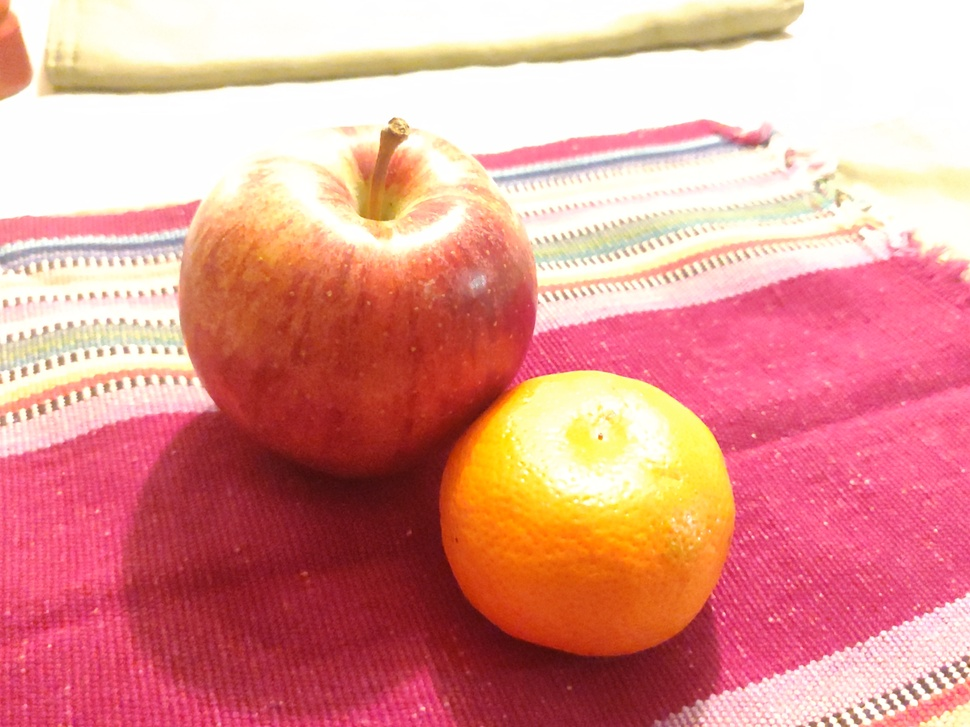
#> input picture hw2/input/overexposed.jpg, 970 x 727 px, shrunk from 4000 x 3000 before the run
$ python Q4.py
#> lines starting #> are read from the running program, lines starting #| are printed output that depends on the picture
import cv2
from matplotlib import pyplot as plt
import numpy as np

img1 = cv2.imread("input/overexposed.jpg")
#> img1 is the input picture: shape (727, 970, 3); mean B, G, R 142.3, 148.8, 223.9
gray1 = cv2.cvtColor(img1, cv2.COLOR_BGR2GRAY)
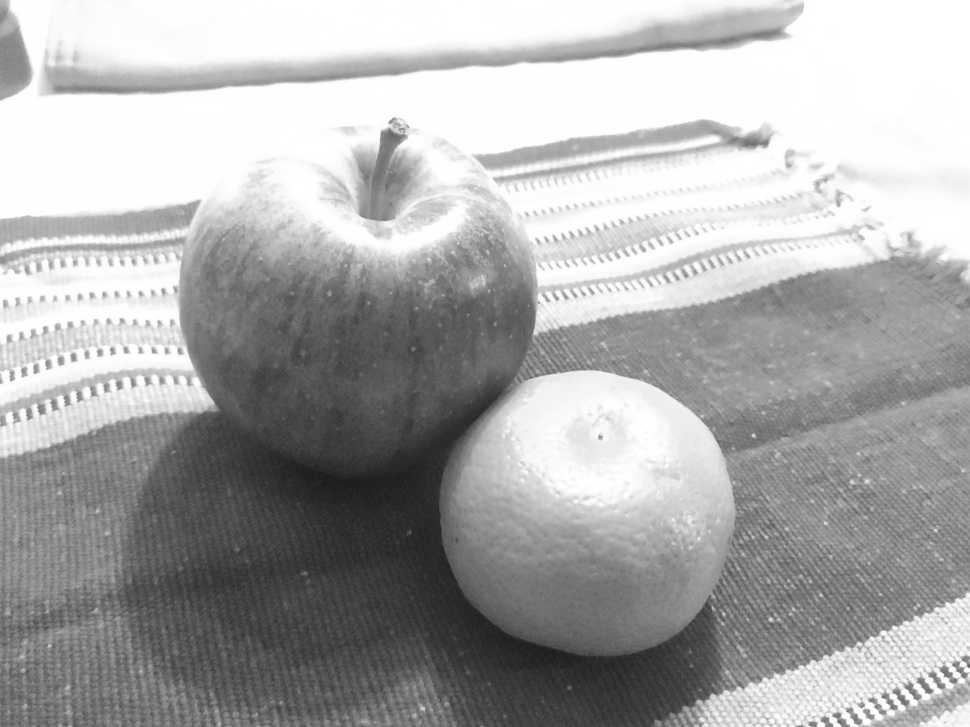
#> gray1: shape (727, 970); min 26, max 255, mean 170.5

img2 = cv2.imread("input/underexposed.jpg")
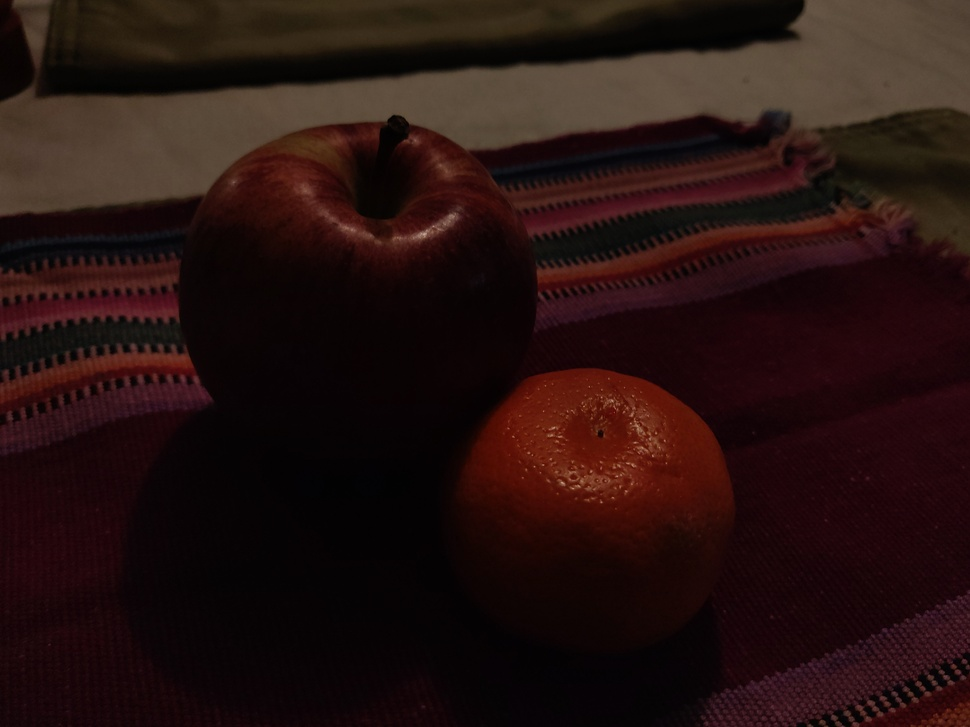
#> input picture hw2/input/underexposed.jpg, 970 x 727 px, shrunk from 4000 x 3000 before the run
#> img2 is the input picture: shape (727, 970, 3); mean B, G, R 16.1, 18.3, 37.9
gray2 = cv2.cvtColor(img2, cv2.COLOR_BGR2GRAY)
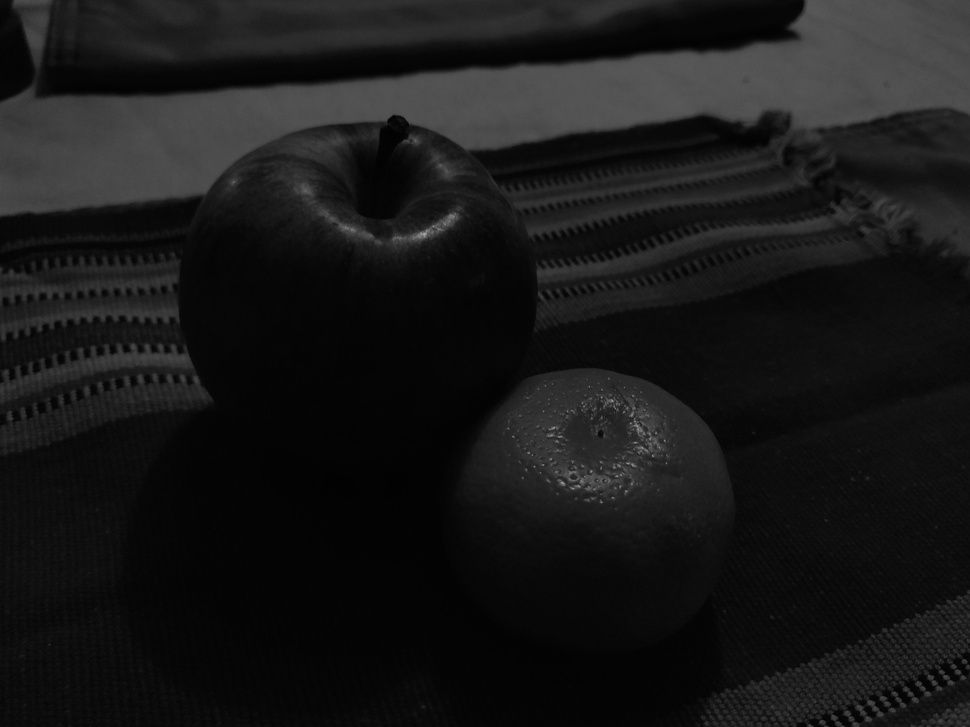
#> gray2: shape (727, 970); min 1, max 170, mean 23.9

# Kernels
kernel_w1 = 1.0 * np.array([[1]])
kernel_w2 = float(1 / 5) * np.array([[0, 1, 0], [1, 1, 1], [0, 1, 0]])
kernel_w3 = float(1 / 9) * np.array([[1, 1, 1], [1, 1, 1], [1, 1, 1]])

# Apply the kernels to the images
img1_w1 = cv2.filter2D(gray1, -1, kernel_w1)
img1_w2 = cv2.filter2D(gray1, -1, kernel_w2)
img1_w3 = cv2.filter2D(gray1, -1, kernel_w3)

img2_w1 = cv2.filter2D(gray2, -1, kernel_w1)
img2_w2 = cv2.filter2D(gray2, -1, kernel_w2)
img2_w3 = cv2.filter2D(gray2, -1, kernel_w3)

# Save Output
cv2.imwrite('output/Q4_img1_kernel1.jpg', img1_w1)
cv2.imwrite('output/Q4_img1_kernel2.jpg', img1_w2)
cv2.imwrite('output/Q4_img1_kernel3.jpg', img1_w3)

cv2.imwrite('output/Q4_img2_kernel1.jpg', img2_w1)
cv2.imwrite('output/Q4_img2_kernel2.jpg', img2_w2)
cv2.imwrite('output/Q4_img2_kernel3.jpg', img2_w3)

# Histogram
img1_w1_hist = cv2.calcHist([img1_w1], [0], None, [256], [0, 256])
#> img1_w1_hist = 256 values, max 87531 at index 254, min 0 at index 0, mean 2754.6
img1_w2_hist = cv2.calcHist([img1_w2], [0], None, [256], [0, 256])
#> img1_w2_hist = 256 values, max 87463 at index 254, min 0 at index 0, mean 2754.6
img1_w3_hist = cv2.calcHist([img1_w3], [0], None, [256], [0, 256])
#> img1_w3_hist = 256 values, max 87469 at index 254, min 0 at index 0, mean 2754.6

img2_w1_hist = cv2.calcHist([img2_w1], [0], None, [256], [0, 256])
#> img2_w1_hist = 256 values, max 55723 at index 4, min 0 at index 0, mean 2754.6
img2_w2_hist = cv2.calcHist([img2_w2], [0], None, [256], [0, 256])
#> img2_w2_hist = 256 values, max 56378 at index 4, min 0 at index 0, mean 2754.6
img2_w3_hist = cv2.calcHist([img2_w3], [0], None, [256], [0, 256])
#> img2_w3_hist = 256 values, max 56911 at index 4, min 0 at index 0, mean 2754.6

# Plot
plt.plot(img1_w1_hist)
plt.title('Overexposed - w1')
plt.savefig('output/Q4_img1_kernel1_hist.png')
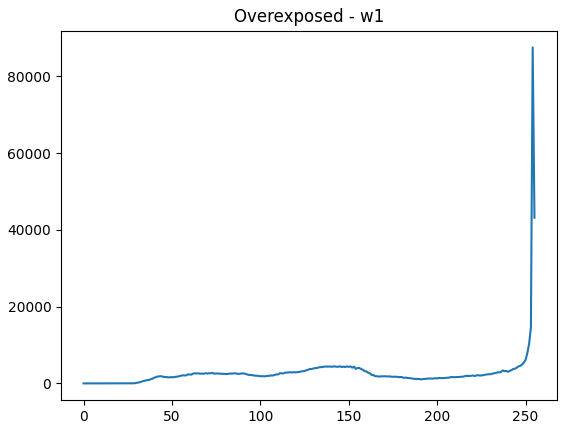
#> figure drawn by matplotlib, 1 panel; curve peaks at x = 254, y = 87531
plt.show()

plt.plot(img1_w2_hist)
plt.title('Overexposed - w2')
plt.savefig('output/Q4_img1_kernel2_hist.png')
#> figure, not shown here; curve peaks at x = 254, y = 87463
plt.show()

plt.plot(img1_w3_hist)
plt.title('Overexposed - w3')
plt.savefig('output/Q4_img1_kernel3_hist.png')
#> figure, not shown here; curve peaks at x = 254, y = 87469
plt.show()

plt.plot(img2_w1_hist)
plt.title('Underexposed - w1')
plt.savefig('output/Q4_img2_kernel1_hist.png')
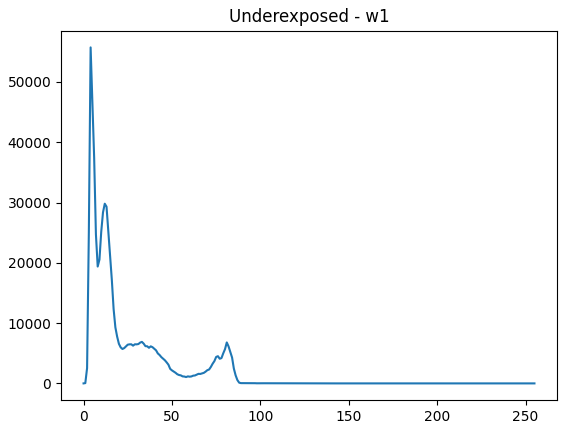
#> figure drawn by matplotlib, 1 panel; curve peaks at x = 4, y = 55723
plt.show()

plt.plot(img2_w2_hist)
plt.title('Underexposed - w2')
plt.savefig('output/Q4_img2_kernel2_hist.png')
#> figure, not shown here; curve peaks at x = 4, y = 56378
plt.show()

plt.plot(img2_w3_hist)
plt.title('Underexposed - w3')
plt.savefig('output/Q4_img2_kernel3_hist.png')
#> figure, not shown here; curve peaks at x = 4, y = 56911
plt.show()
